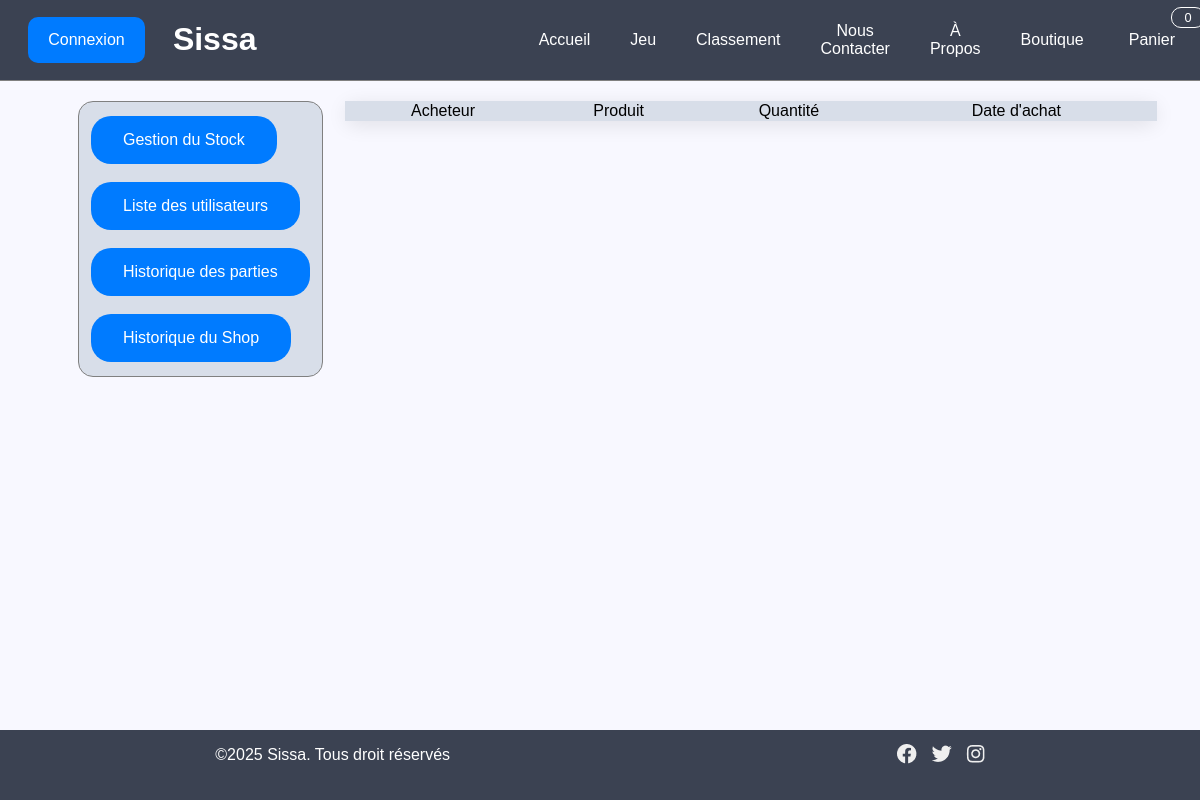
The app's page /Projet/pages/admin.php?action=HSH, older data.
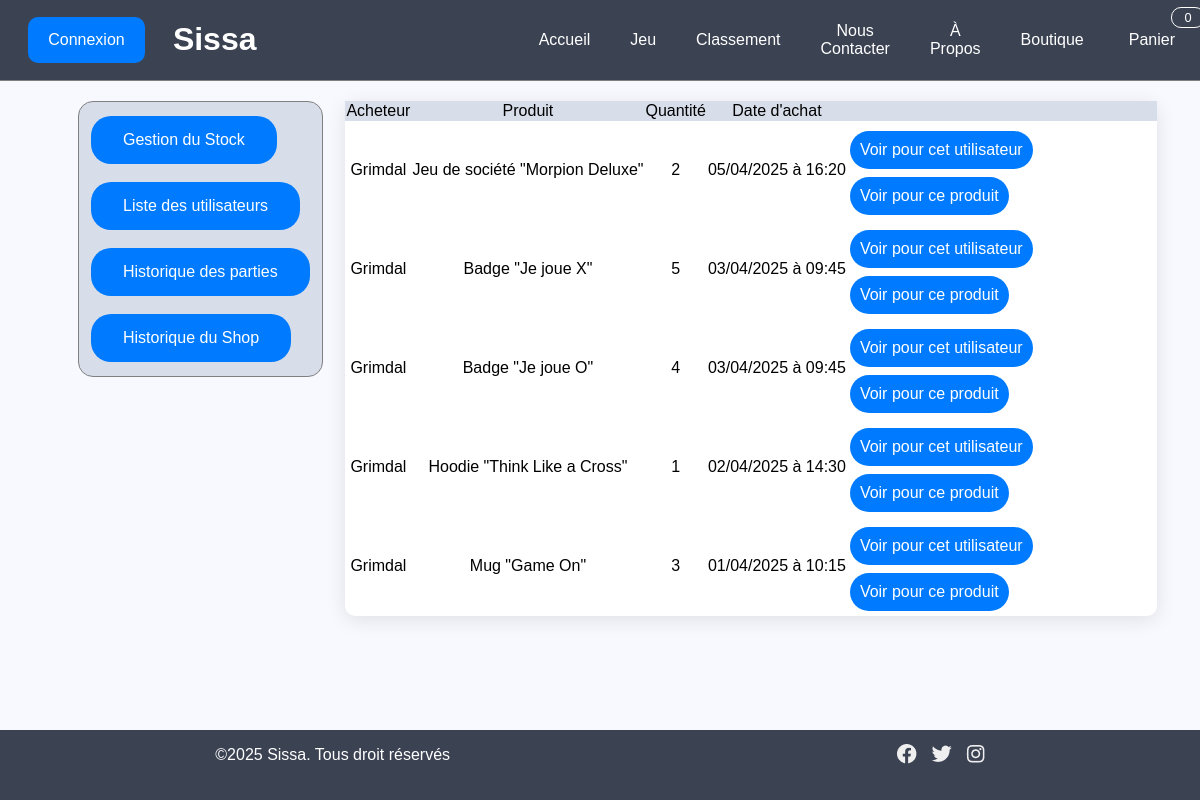
The same page, newer data.
### tables this page shows
CREATE TABLE achete(
   idUtilisateur INT,
   idArticle INT,
   date_achat DATETIME,
   quantité_achat INT,
   PRIMARY KEY(idUtilisateur, idArticle, date_achat),
   FOREIGN KEY(idUtilisateur) REFERENCES Utilisateur(idUtilisateur),
   FOREIGN KEY(idArticle) REFERENCES Article(idArticle)
);

CREATE TABLE Utilisateur(
   idUtilisateur INT AUTO_INCREMENT,
   nom VARCHAR(50) NOT NULL,
   points INT NOT NULL,
   identifiant VARCHAR(50),
   mdp VARCHAR(50) NOT NULL,
   type CHAR(5) NOT NULL,
   idRang INT NOT NULL,
   PRIMARY KEY(idUtilisateur),
   FOREIGN KEY(idRang) REFERENCES Rang(idRang)
);

CREATE TABLE Article(
   idArticle INT AUTO_INCREMENT,
   prix DECIMAL(8,2),
   nom VARCHAR(50) NOT NULL,
   stock INT NOT NULL,
   description VARCHAR(200) NOT NULL,
   lien_image VARCHAR(50),
   PRIMARY KEY(idArticle)
);

### Projet/common/db.php (called while the page is built, shortened)
<?php
function isConnected(){
    return isset($_SESSION['user']);
}
function getPurchases($pdo,$page,$page_size){
    try{
        $stmt = $pdo->prepare("
    select u.idUtilisateur as id,u.identifiant as identifiant, a.nom as produit, a.idArticle as idP, ac.quantité_achat as qte, ac.date_achat as date
    from achete ac
    inner join article a on ac.idArticle = a.idArticle
    inner join utilisateur u on ac.idUtilisateur = u.idUtilisateur
    order by ac.date_achat desc limit ?,?
        ");
        $debut =($page-1) * $page_size;
        $stmt->bindParam(1,$debut, PDO::PARAM_INT);
        $stmt->bindParam(2,$page_size, PDO::PARAM_INT);
        $stmt->execute();
        $commandes = $stmt->fetchAll(PDO::FETCH_ASSOC);
        return $commandes;
    }catch(PDOException $e){
        header("Location: ../pages/error_page.php");
        exit();
    }
}
?>

### Projet/admin/listPurchases.php (the view, shortened to what this page needs)
<?php
    require_once("../common/db.php");
    function afficheCommandes($db,$page){
        try{
            $result = getPurchases($db,$page,$GLOBALS['purchases_per_page']);
            echo "<table class=\"list-table\">";
            echo "<thead><tr><td>Acheteur</td><td>Produit</td><td>Quantité</td><td>Date d'achat</td><td></td></tr></thead>";
            foreach($result as $commande){
                $nom = $commande['identifiant'];
                $produit = $commande['produit'];
                $qte = $commande['qte'];
                $id = $commande['id'];
                $idP = $commande['idP'];
                $date = $commande['date'];
                $day = date('d/m/Y', strtotime($date));
                $hour = date('H:i', strtotime($date));
                echo "<tr>
                <td>
                    <div class=\"list-table-element\">$nom</div>
                </td>
                <td>
                <div class=\"list-table-element\">
                    $produit
                </div>
                </td>
                <td>
                <div class=\"list-table-element\">
                    $qte
                </div>
                </td>
                <td>
                <div class=\"list-table-element\">
                    $day à $hour
                </div>
                </td>
                <td>
                <div class=\"list-table-element\">
                    <a class =\"color-button table-button\" href=\"../pages/admin.php?action=HST&id=$id\">Voir pour cet utilisateur</a>
                    <a class =\"color-button table-button\" href=\"../pages/admin.php?action=HPD&id=$idP\">Voir pour ce produit</a>
                </div>
                </td>
                </tr>";
            }
            echo "</table>";
        }catch(PDOException $e){
            echo "Une erreur est survenue";
        }
    }
    $db = connect();
    $page = 1;
    afficheCommandes($db,$page);
?>

### Projet/common/nav.php (shortened to what this page needs)
<?php
$nb_articles = 0;
$nav_pages = array("index.php"=>"Accueil","jeu.php"=>"Jeu","classement.php"=>"Classement","contact.php"=>"Nous Contacter","a_propos.php"=>"À Propos","shop.php"=>"Boutique","panier.php"=>"Panier");
$current_page = $_SERVER['REQUEST_URI'];
$page = explode("/",$current_page);
$current_page = end($page);
$current_page = explode("?",$current_page);
$current_page = reset($current_page);
?>
<div class="navbar">
    <div class = "connect-navbar">
        <?php
            if(isConnected()){
                echo "<a class =\"color-button disconnect-button\" href = \"deconnexion.php\">Deconnexion</a>";
            }else echo "<a class =\"color-button\" href = \"login.php\">Connexion</a>";
        ?>
    </div>
    <div class ="title-navbar">
        <h1 id="titre">Sissa</h1>
    </div>
    <div class= "inner-navbar">
        <?php
            foreach ($nav_pages as $key => $value) {
                if($key == "panier.php"){
                    echo "<div class=\"panier\">";
                    if($key == $current_page){
                        echo "<a class =\"page_selected\"href=\"panier.php\">Panier</a>";
                    }else{
                        echo "<a href=\"panier.php\">Panier</a>";
                    }
                    echo "<span class=\"badge-panier\">$nb_articles</span>";
                    echo "</div>";
                }else{
                    if($key == $current_page){
                        echo "<a class= \"page_selected\"href = \"$key\">$value</a>";
                    }else{
                        echo "<a href = \"$key\">$value</a>";
                    }
                }
            }
        ?>
    </div>
</div>

Row changes from the older to the newer data that the page shows:
added achete: idUtilisateur.identifiant "Grimdal", idArticle.nom "Jeu de société \"Morpion Deluxe\"", quantité_achat "2", date_achat "05/04/2025", date_achat "16:20"
added achete: idUtilisateur.identifiant "Grimdal", idArticle.nom "Badge \"Je joue X\"", quantité_achat "5", date_achat "03/04/2025", date_achat "09:45"
added achete: idUtilisateur.identifiant "Grimdal", idArticle.nom "Badge \"Je joue O\"", quantité_achat "4", date_achat "03/04/2025", date_achat "09:45"
added achete: idUtilisateur.identifiant "Grimdal", idArticle.nom "Hoodie \"Think Like a Cross\"", quantité_achat "1", date_achat "02/04/2025", date_achat "14:30"
added achete: idUtilisateur.identifiant "Grimdal", idArticle.nom "Mug \"Game On\"", quantité_achat "3", date_achat "01/04/2025", date_achat "10:15"
